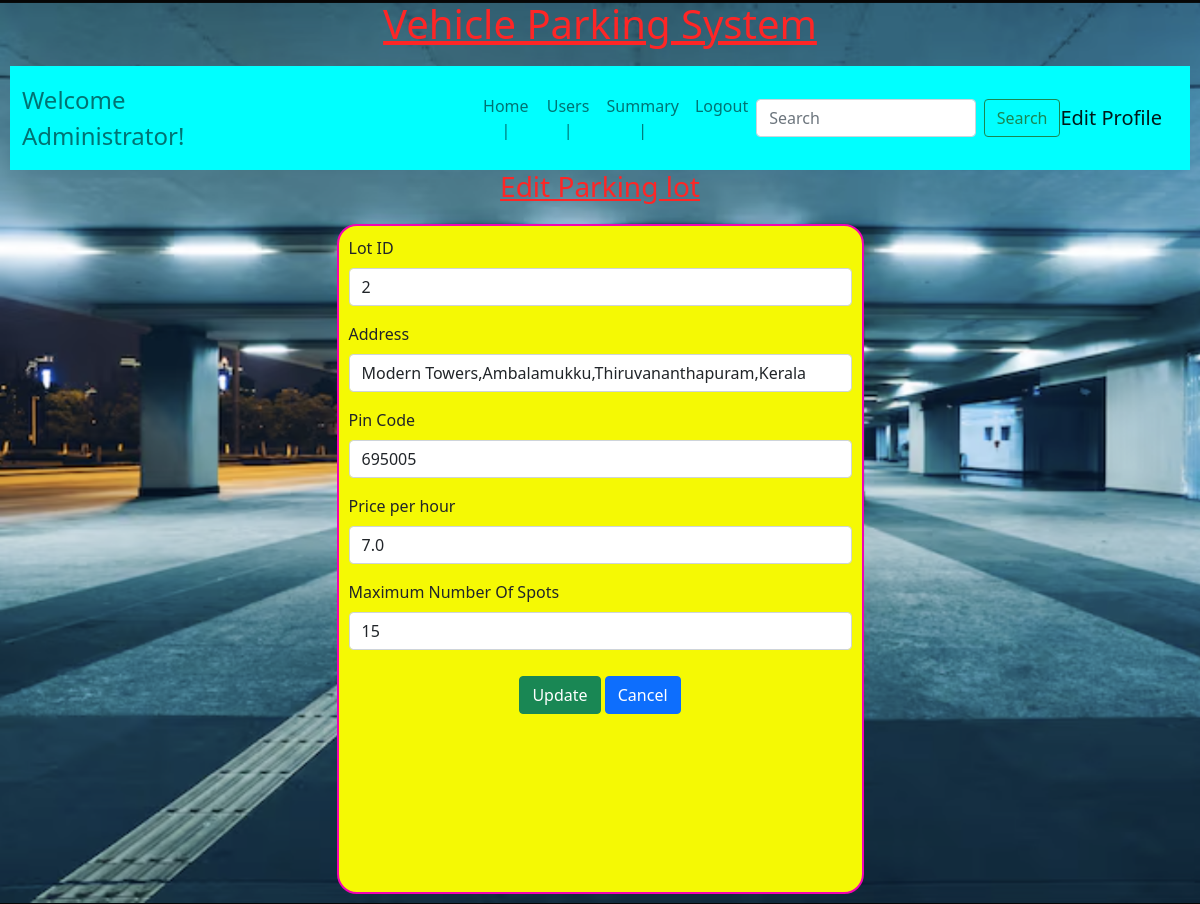
Before: /edit_lot/2/admin@parking.com with the older database file.
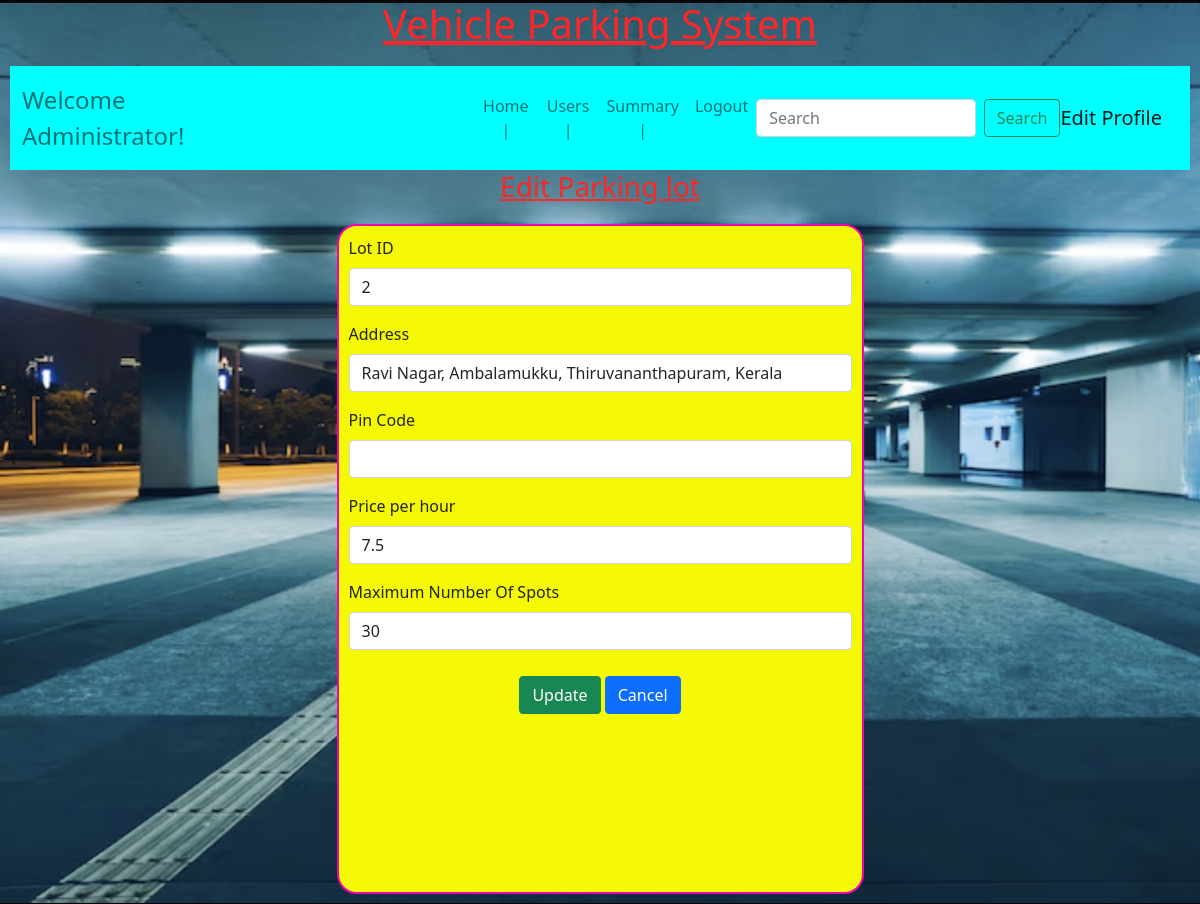
After: the same page with the newer database file.
### backend/models.py (models this page shows)
class Parking_lot(db.Model):
    __tablename__="parking_lot"
    id=db.Column(db.Integer,primary_key=True)
    address=db.Column(db.String,nullable=False)
    price=db.Column(db.Float,nullable=False)
    pin_code=db.Column(db.Integer,nullable=False)
    maximum_number_of_spots=db.Column(db.Integer,nullable=False,default=0)
    parking_spot=db.relationship("Parking_Spot",cascade="all,delete",backref="parking_lot",lazy=True)

### backend/controllers.py (the view, shortened to what this page needs)
@app.route("/edit_lot/<id>/<name>",methods=["GET","POST"])
def edit_lot(id,name):
    l=get_lot(id)
    if not l:
        return redirect(url_for("admindashboardfn",name=name,msg=""))
    avail=0
    occ=0
    for spot in l.parking_spot:
        if spot.status=="A":
            avail+=1
        else:
            occ+=1
    return render_template("edit_lot.html",lots=l,lid=l.id,name=name,available=avail,occupied=occ)

### backend/controllers.py (called while the page is built)
def get_lot(id):
    lot=Parking_lot.query.filter_by(id=id).first()
    return lot

### templates/edit_lot.html (shortened to what this page needs)
{%extends "adminlayout.html"%}
{%block content%}
            {%if lots%}
                <div class="center">
                    <h3><u>Edit Parking lot</u></h3>
                </div>
                <form action="/edit_lot/{{lots.id}}/{{name}}" method="POST">
                <div class="input-form2">
                    <div class="mb-3">
                        <label for="lotid" class="form-label">Lot ID</label>
                        <input type="number" class="form-control" id="lotid" name="lotid" value="{{lid}}" read only>
                    </div>
                    <div class="mb-3">
                        <label for="address" class="form-label">Address</label>
                        <input type="text" class="form-control" id="address" name="address" value="{{lots.address}}">
                    </div>
                    <div class="mb-3">
                        <label for="pincode" class="form-label">Pin Code</label>
                        <input type="number" class="form-control" id="pincode" name="pincode" value="{{lots.pin_code}}">
                    </div>
                    <div class="mb-3">
                        <label for="price" class="form-label">Price per hour</label>
                        <input type="text" class="form-control" id="price" name="price" value="{{lots.price}}">
                    </div>
                    <div class="mb-3">
                        <label for="maximum_number_of_spots" class="form-label">Maximum Number Of Spots</label>
                        <input type="number" class="form-control" id="spots_num" name="max_no_of_spots" value="{{lots.maximum_number_of_spots}}">
                    </div>
                    <div class="button">
                        <button type="submit" class="btn btn-success">Update</button>
                        <a href="/admin/{{name}}" type="button" class="btn btn-primary">Cancel</a>
                    </div>
                </div>
                </form>
            {%endif%}
{%endblock%}

Changed rows visible on the page:
changed Parking_lot: address "Modern Towers,Ambalamukku,Thiruvananthapuram,Kerala" → "Ravi Nagar, Ambalamukku, Thiruvananthapuram, Kerala"; price "7.0" → "7.5"; max_no_of_spots "15" → "30"; pincode "695005" → (not shown)
